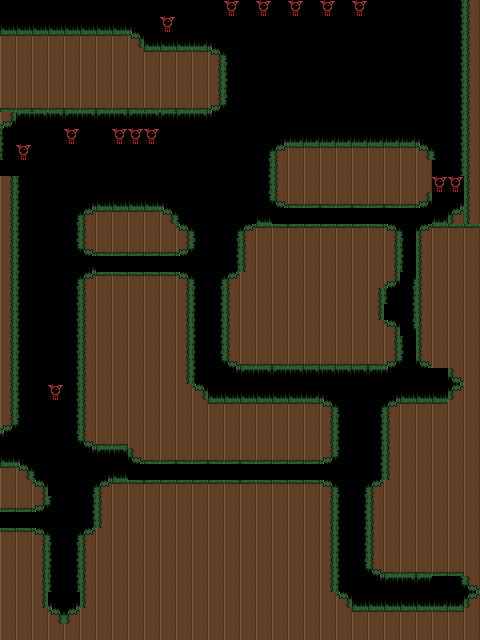

Rendered tile map (Tiled .tmx) drawn with the repository's tilesets; below, a short description and the full map source, tile grids included:
An orthogonal 30x40 tile map with 16x16 px tiles, 1 tile layer (Tile Layer 1), 2 tilesets.

<map version="1.10" tiledversion="1.11.2" orientation="orthogonal" renderorder="right-down" width="30" height="40" tilewidth="16" tileheight="16" infinite="0" nextlayerid="2" nextobjectid="1">
 <tileset firstgid="1" source="../wizwiz.tsx" />
 <tileset firstgid="401" source="../enemies.tsx" />
 <layer id="1" name="Tile Layer 1" width="30" height="40">
  <data encoding="csv">
130,130,130,130,130,130,130,130,131,0,0,0,0,0,401,0,401,0,401,0,401,0,401,0,0,0,0,0,188,189,
150,150,150,150,150,150,150,150,152,130,401,130,131,132,133,0,0,0,0,0,0,0,0,0,0,0,0,187,188,189,
170,170,170,170,170,170,170,170,172,150,150,150,151,152,153,0,0,0,0,0,0,0,0,0,0,0,0,187,188,189,
191,191,191,191,191,191,191,191,211,170,170,170,171,172,173,0,0,0,0,0,0,0,0,0,0,0,0,187,188,189,
191,191,191,191,191,191,191,191,191,191,191,191,191,192,193,0,0,0,0,0,0,0,0,0,0,0,0,187,188,189,
191,191,191,191,191,191,191,191,191,191,191,191,191,212,213,0,0,0,0,0,0,0,0,0,0,0,0,187,188,189,
230,231,230,231,230,231,230,231,230,230,231,230,231,232,233,0,0,0,0,0,0,0,0,0,0,0,0,187,188,189,
232,250,251,251,250,251,250,251,250,251,250,250,251,252,253,0,0,0,0,0,0,0,0,0,0,0,132,133,188,189,
193,253,254,0,401,0,0,401,401,401,0,0,0,0,0,0,148,149,151,151,151,151,151,151,151,151,152,153,188,189,
213,401,0,0,0,0,0,0,0,0,0,0,0,0,0,0,168,169,171,171,171,171,171,171,171,171,172,173,188,189,
0,0,0,0,0,0,0,0,0,0,0,0,0,0,0,0,188,189,211,211,211,211,211,211,211,211,211,187,188,189,
192,193,0,0,0,0,0,0,0,0,0,0,0,0,0,0,208,209,211,211,211,211,211,211,211,211,211,401,401,189,
192,193,0,147,148,149,150,150,150,150,152,153,0,0,0,0,228,229,230,231,230,231,230,231,230,231,232,148,149,189,
192,193,0,167,168,169,170,170,170,170,172,173,0,0,148,0,150,0,0,0,0,0,0,0,0,0,0,151,169,209,
192,193,0,0,188,189,190,190,190,190,191,172,173,0,168,169,170,171,170,170,170,170,170,171,172,173,169,170,170,170,
192,193,0,227,228,229,230,231,231,231,231,232,233,0,188,189,190,190,190,190,190,190,190,190,192,193,189,191,191,191,
192,193,146,147,148,149,0,0,0,0,0,0,153,148,208,209,190,190,190,190,190,190,190,190,212,213,189,191,191,191,
192,193,166,0,168,169,170,171,171,171,171,172,173,168,169,190,190,190,190,190,190,190,190,190,232,168,189,191,191,191,
192,193,0,187,188,189,190,190,190,190,190,192,193,188,189,190,190,190,190,190,190,190,190,192,193,188,189,191,191,191,
192,193,0,187,188,189,190,190,190,190,190,212,213,208,209,190,190,190,190,190,190,190,190,212,0,208,209,191,191,191,
192,193,0,187,188,189,190,190,190,190,190,192,193,208,189,190,190,190,190,190,190,190,190,190,172,228,189,191,191,191,
192,193,0,187,188,189,190,190,190,190,190,212,213,208,209,190,190,190,190,190,190,190,190,190,192,193,209,191,191,191,
192,193,0,187,188,189,190,190,190,190,190,192,193,228,229,230,231,230,231,231,231,231,231,230,232,233,229,191,191,211,
192,193,0,187,188,189,190,190,190,190,190,212,213,153,249,250,251,250,251,251,251,251,251,250,252,253,0,0,229,211,
192,193,0,401,188,189,190,190,190,190,190,190,172,150,150,150,150,150,150,151,152,153,147,148,149,150,150,150,169,211,
212,213,0,187,188,189,190,190,190,190,190,190,190,170,170,170,170,170,170,171,172,173,167,168,169,170,170,170,191,211,
232,233,234,207,208,209,190,190,190,190,190,190,190,190,190,190,190,190,190,190,192,193,0,188,189,190,190,190,190,190,
252,253,254,0,228,229,230,231,190,190,190,190,190,190,190,190,190,190,190,190,212,213,207,208,209,190,190,190,190,190,
150,152,153,0,248,249,250,251,229,230,231,230,231,230,231,230,231,231,231,231,232,233,0,188,189,190,190,190,190,190,
170,172,173,0,0,148,149,150,0,0,0,0,0,0,0,0,0,0,0,0,0,153,148,208,209,190,190,190,190,190,
190,191,172,0,0,168,169,170,171,170,170,170,170,170,171,170,171,171,171,171,172,173,168,169,190,190,190,190,190,190,
231,231,232,233,0,188,189,190,190,190,190,190,190,190,190,190,190,190,190,190,192,193,188,189,190,190,190,190,190,190,
0,0,0,153,148,208,209,190,190,190,190,190,190,190,190,190,190,190,190,190,212,213,208,209,190,190,190,190,190,190,
171,171,172,173,168,169,190,190,190,190,190,190,190,190,190,190,190,190,190,190,192,193,208,189,190,190,190,190,190,190,
190,190,192,193,188,189,190,190,190,190,190,190,190,190,211,190,190,190,190,190,212,213,208,209,190,190,190,190,190,211,
190,190,212,213,208,209,190,190,190,190,190,190,190,190,211,190,190,190,190,190,192,193,228,229,230,231,230,231,231,211,
190,190,192,193,208,189,190,190,190,190,190,190,190,190,211,190,190,190,190,190,212,213,153,249,250,251,250,227,228,229,
190,190,212,152,149,209,190,190,190,190,190,190,190,190,190,190,190,190,190,190,190,172,150,150,150,150,150,151,151,169,
190,190,211,172,169,211,211,211,211,211,211,211,211,211,211,190,190,190,190,190,190,190,170,170,170,170,170,171,171,191,
190,190,211,211,211,211,211,211,211,211,211,211,211,211,211,211,190,190,190,190,190,190,190,190,190,190,190,190,190,211
</data>
 </layer>
</map>